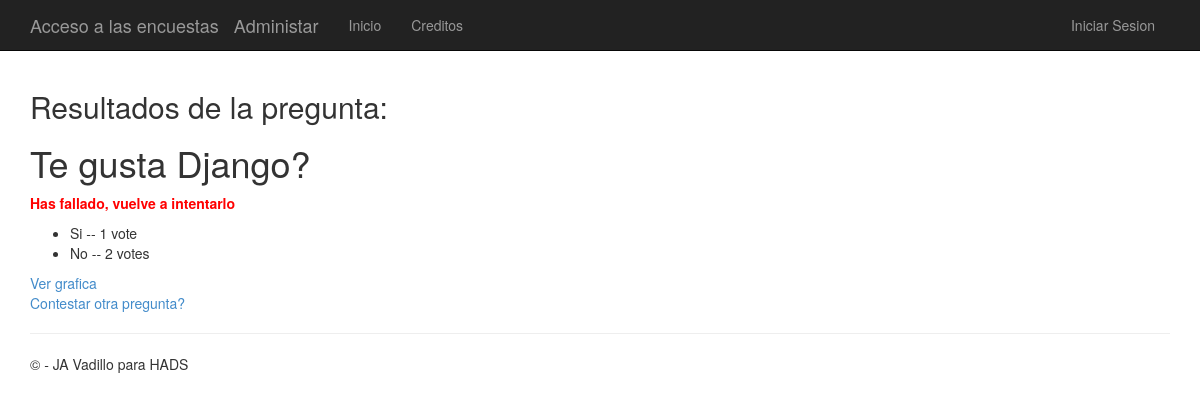
The page /1/1/results/ on the database its author committed.
### app/models.py (models this page shows)
class Question(models.Model):
    question_text = models.CharField(max_length=200)
    pub_date = models.DateTimeField('date published')
    tema = models.CharField(max_length=200)

class Choice(models.Model):
    question = models.ForeignKey(Question)
    choice_text = models.CharField(max_length=200)
    votes = models.IntegerField(default=0)
    Correcta=models.BooleanField()

### app/views.py (the view)
# urls.py: url(r'^(?P<question_id>\d+)/(?P<choice_id>\d+)/results/$', app.views.results, name='results'),
def results(request, question_id, choice_id):
    question = get_object_or_404(Question, pk=question_id)
    choice= get_object_or_404(Choice, pk=choice_id)
    correct=''
    wrong=''
    if(choice.Correcta==True):
        correct='Respuesta correcta, has acertado Crack!!!'
    else:
        wrong='Has fallado, vuelve a intentarlo'
    return render(request, 'polls/results.html', {'title':'Resultados de la pregunta:','question': question,'acertar':correct,'fallar':wrong})

### app/templates/polls/results.html (shortened to what this page needs)
﻿{% extends "app/layout.html" %}
{% block content %}
<h2>{{ title }}</h2>
<h1>{{ question.question_text }}</h1>
{% if fallar %}<p><strong style="color:red;"><b>{{ fallar }}</b></strong></p>{% endif %}
<ul>
{% for choice in question.choice_set.all %}
    <li>{{ choice.choice_text }} -- {{ choice.votes }} vote{{ choice.votes|pluralize }}</li>
{% endfor %}
</ul>
<a href="{% url 'chart' question.id %}"> Ver grafica</a><br />
<a href="{% url 'index' %}">Contestar otra pregunta?</a>
{% endblock %}

### app/static/app/content/site.css (style rules this page uses)
body { padding-top: 50px; padding-bottom: 20px; }

### rows shown on the page
Question: question_text "Te gusta Django?"
Choice: choice_text "Si", votes "1"
Choice: choice_text "No", votes "2"

### other values the page prints
{{ title }} "Resultados de la pregunta:"
{{ fallar }} "Has fallado, vuelve a intentarlo"
